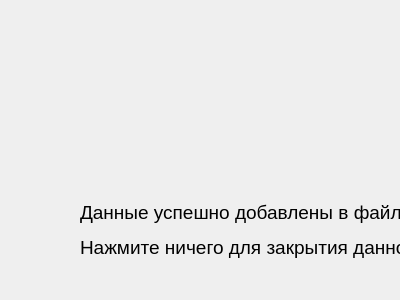
<?xml version="1.0" encoding="UTF-8"?>
<ui version="4.0">
 <class>Dialog</class>
 <widget class="QDialog" name="Dialog">
  <property name="geometry">
   <rect>
    <x>0</x>
    <y>0</y>
    <width>400</width>
    <height>300</height>
   </rect>
  </property>
  <property name="windowTitle">
   <string>Dialog</string>
  </property>
  <widget class="QLabel" name="label">
   <property name="geometry">
    <rect>
     <x>80</x>
     <y>80</y>
     <width>561</width>
     <height>301</height>
    </rect>
   </property>
   <property name="text">
    <string>&lt;html&gt;&lt;head/&gt;&lt;body&gt;&lt;p&gt;&lt;span style=&quot; font-size:14pt;&quot;&gt;Данные успешно добавлены в файл.&lt;/span&gt;&lt;/p&gt;&lt;p&gt;&lt;span style=&quot; font-size:14pt;&quot;&gt;Нажмите ничего для закрытия данного сообщения&lt;/span&gt;&lt;/p&gt;&lt;/body&gt;&lt;/html&gt;</string>
   </property>
  </widget>
 </widget>
 <resources/>
 <connections/>
</ui>
